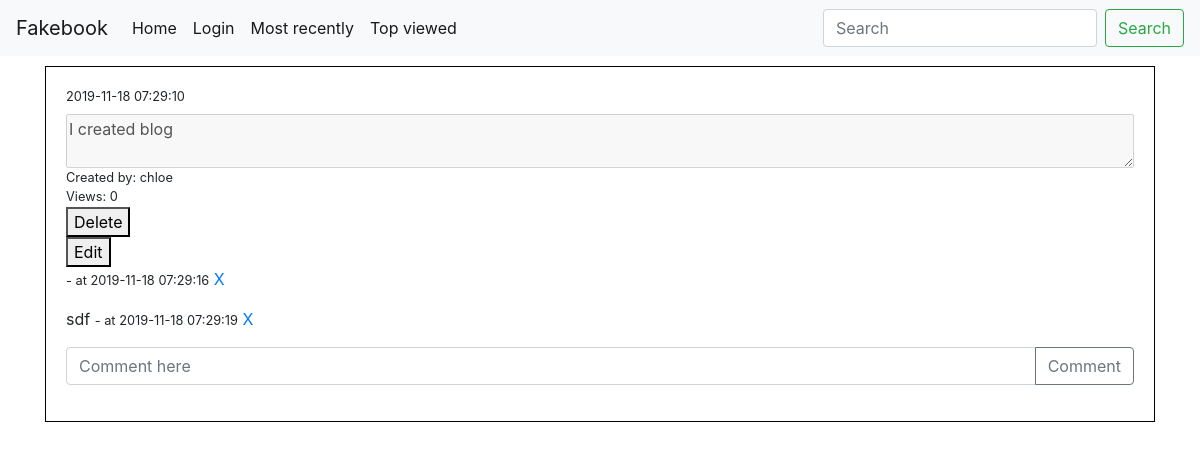
The page /posts/4 on the database its author committed.
### app.py (models this page shows)
class Blog(db.Model):
    id = db.Column(db.Integer, primary_key = True)
    title = db.Column(db.String(200),nullable= False)
    body =  db.Column(db.String,nullable= False)
    author = db.Column(db.String,nullable = False)
    created_on = db.Column(db.DateTime, server_default=db.func.now())
    updated_on = db.Column(db.DateTime, server_default=db.func.now(), server_onupdate=db.func.now())
    user_id = db.Column(db.String,nullable = False)
    view_count = db.Column(db.Integer, default=0)

class Comment(db.Model):
    id = db.Column(db.Integer, primary_key = True)
    body =  db.Column(db.String,nullable= False)
    user_id = db.Column(db.String,nullable = False)
    blog_id = db.Column(db.String,nullable = False)
    created_on = db.Column(db.DateTime, server_default=db.func.now())
    updated_on = db.Column(db.DateTime, server_default=db.func.now(), server_onupdate=db.func.now())

### app.py (the view)
@app.route('/posts/<id>',methods=["GET","POST"])
def view_post(id):
    post = Blog.query.get(id)
    post.view_count +=1
    db.session.commit()
    post.comments = Comment.query.filter_by(blog_id = id).all()
    return render_template('/post.html',post = post, ref = 'view_post')

### templates/post.html
{% extends 'base.html' %}
{% block content %}
<div class="container">
    {% include './views/_post.html' %}
</div>
{% endblock content %}

### templates/views/_post.html (shortened to what this page needs)
<div class='box'>
    <small>{{post.created_on}}</small>
    <textarea disabled>{{post.body}}</textarea>
    <small>Created by: {{post.author}}</small>
    <small> Views: {{post.view_count}} </small>
    <form action="{{url_for('delete_blog',b=post.id)}}">
        <button type="submit">Delete</button>
    </form>
    <form  action="{{url_for('edit_post',id=post.id)}}">
        <button type="submit">Edit</button>
    </form>
    {% for comment in post.comments %}
    <p>
        {{ comment.body }} <small> - at {{comment.created_on}}</small>
        <a href="{{url_for('delete_comment',id = post.id, id_comment = comment.id, ref =ref)}}">X</a>
    </p>
    {% endfor %}
    <form class="input-group mb-3" method="POST" action="{{url_for('create_comment', id = post.id, ref=ref)}}">
        <input name="body" type="text" class="form-control" placeholder="Comment here" aria-label="Recipient's username"
            aria-describedby="button-addon2">
        <div class="input-group-append">
            <button class="btn btn-outline-secondary" type="submit" id="button-addon2">Comment</button>
        </div>
    </form>
</div>

### static/styles.css (style rules this page uses)
.box { height: auto; width: 100%; display: flex; flex-direction: column; border: solid 1px black; padding: 20px; margin-top: 10px; }

### rows shown on the page
Blog: created_on "2019-11-18 07:29:10", body "I created blog", author "chloe", view_count "0"
Comment: created_on "2019-11-18 07:29:16"
Comment: body "sdf", created_on "2019-11-18 07:29:19"
